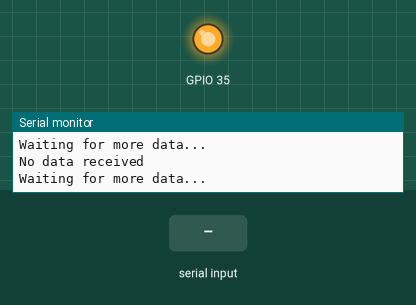
This sketch was run on a simulated ESP8266 (NodeMCU). Parts: output pins drawn as LEDs (lit = HIGH), the last lines printed to the serial monitor. The test bench sets the inputs (shaded band).

Above: at 2.8 s.
2.9 s: "1>" received over the second serial link
At 4.2 s:
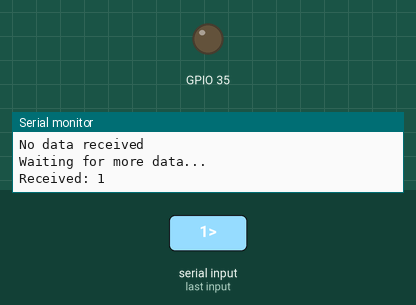
7.0 s: "0>" received over the second serial link
At 10.8 s:
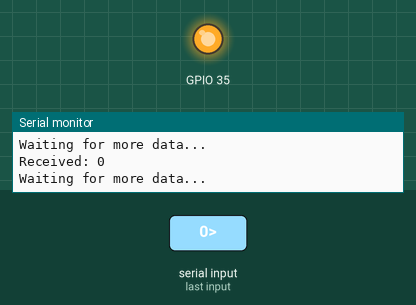
11.1 s: "2>" received over the second serial link
At 12.3 s:
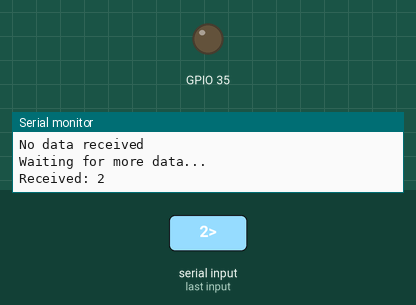
Timing chart, 0 to 16.5 s (numbered marks = the images above; inputs shaded):
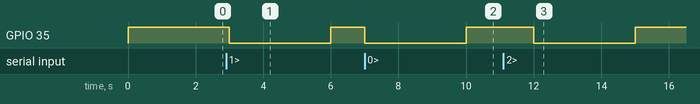

The sketch:

AGTtest240723.ino
```cpp
#include <SoftwareSerial.h>
// #include <SparkFun_u-blox_GNSS_Arduino_Library.h>

// Define UART for Artemis Global Tracker
// #define RXD1 43  // RX pin (adjust as needed)
// #define TXD1 42  // TX pin (adjust as needed)
// #define BAUD_RATE 19200

// Activation pin for initializing UART

//REMEMBER TO DISCONNECT AND RECONNECT THE CABLE! OTHERWISE IT WILL NOT WORK

SoftwareSerial mySerial(D5, D6);


// void setup() {
//   // Initialize serial communication for debugging
//   // Start the console serial port
//   Serial.begin(115200);
//   Serial.println("Software Serial");
//   mySerial.begin(19200);
//   pinMode(32, OUTPUT);
//   delay(100);
//   Serial.println();
//   Serial.println();
//   Serial.println(F("Artemis Global Tracker"));
//   Serial.println(F("Example: Serial"));
//   Serial.println();


//   //empty the serial buffer
//   while(Serial.available() > 0)
//     Serial.read();

//   //wait for the user to press any key before beginning
//   Serial.println(F("Please check that the Serial Monitor is set to 115200 Baud"));
//   Serial.println(F("and that the line ending is set to Newline."));
//   Serial.println(F("Then click Send to start the example."));
//   Serial.println();
//   while(Serial.available() == 0)
//     ;

//   Serial.println(F("Starting example..."));
// }

// void loop() {

//   // Wait for a response
//   if (mySerial.available()) {
//     String receivedData = mySerial.readStringUntil('>');
//     // For debugging: print the received data to the serial monitor
//     Serial.println("Received: " + receivedData);
//     digitalWrite(32, LOW);
//     delay(1000);
//   } else {
//     // For debugging: print a message to the serial monitor
//     Serial.println("No data received");
//     digitalWrite(32, HIGH);
//   }

//   delay(1000);
//   Serial.println("Waiting for more data...");

// }

//SIMPLE CODE FOR TESTING THE COMMUNICATION BETWEEN THE ARTEMIS GLOBAL TRACKER AND THE ESP32

void setup() {
  // Initialize serial communication for debugging
  Serial.begin(115200);
  Serial.println("Artemis Global Tracker ready");

  mySerial.begin(9600);

  pinMode(35, OUTPUT);
  digitalWrite(35, HIGH);
}

void loop() {
  if (mySerial.available()) {
    String receivedData = mySerial.readStringUntil('>');
    Serial.println("Received: " + receivedData);
    digitalWrite(35, LOW);  // Indicate data received
    delay(2000);
    mySerial.flush();
    delay(1000);
    digitalWrite(35, HIGH);
  } else {
    Serial.println("No data received");
  }

  Serial.println("Waiting for more data...");
  delay(1000);
}

//...................................................................................................
```

Measured:
- after the input at 2.9 s, GPIO 35: HIGH → LOW after 0.10 s, → HIGH 3.0 s later
- after the input at 7.0 s, GPIO 35: HIGH → LOW at once, → HIGH 3.0 s later
- after the input at 11.1 s, GPIO 35: HIGH → LOW after 0.90 s, → HIGH 3.0 s later
